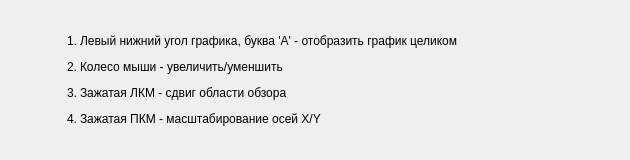
<?xml version="1.0" encoding="UTF-8"?>
<ui version="4.0">
 <class>Form</class>
 <widget class="QWidget" name="Form">
  <property name="geometry">
   <rect>
    <x>0</x>
    <y>0</y>
    <width>630</width>
    <height>160</height>
   </rect>
  </property>
  <property name="minimumSize">
   <size>
    <width>630</width>
    <height>160</height>
   </size>
  </property>
  <property name="maximumSize">
   <size>
    <width>630</width>
    <height>160</height>
   </size>
  </property>
  <property name="windowTitle">
   <string>Кнопки работы с графиками</string>
  </property>
  <widget class="QLabel" name="label">
   <property name="geometry">
    <rect>
     <x>40</x>
     <y>20</y>
     <width>550</width>
     <height>120</height>
    </rect>
   </property>
   <property name="minimumSize">
    <size>
     <width>550</width>
     <height>120</height>
    </size>
   </property>
   <property name="maximumSize">
    <size>
     <width>550</width>
     <height>120</height>
    </size>
   </property>
   <property name="text">
    <string>&lt;html&gt;&lt;head/&gt;&lt;body&gt;&lt;p align=&quot;center&quot;/&gt;&lt;ol style=&quot;margin-top: 0px; margin-bottom: 0px; margin-left: 0px; margin-right: 0px; -qt-list-indent: 1;&quot;&gt;&lt;li style=&quot; margin-top:0px; margin-bottom:12px; margin-left:0px; margin-right:0px; -qt-block-indent:0; text-indent:0px;&quot;&gt;Левый нижний угол графика, буква 'A' - отобразить график целиком&lt;/li&gt;&lt;li style=&quot; margin-top:0px; margin-bottom:12px; margin-left:0px; margin-right:0px; -qt-block-indent:0; text-indent:0px;&quot;&gt;Колесо мыши - увеличить/уменшить&lt;/li&gt;&lt;li style=&quot; margin-top:0px; margin-bottom:12px; margin-left:0px; margin-right:0px; -qt-block-indent:0; text-indent:0px;&quot;&gt;Зажатая ЛКМ - сдвиг области обзора&lt;/li&gt;&lt;li style=&quot; margin-top:0px; margin-bottom:12px; margin-left:0px; margin-right:0px; -qt-block-indent:0; text-indent:0px;&quot;&gt;Зажатая ПКМ - масштабирование осей X/Y&lt;/li&gt;&lt;/ol&gt;&lt;/body&gt;&lt;/html&gt;</string>
   </property>
  </widget>
 </widget>
 <resources/>
 <connections/>
</ui>
